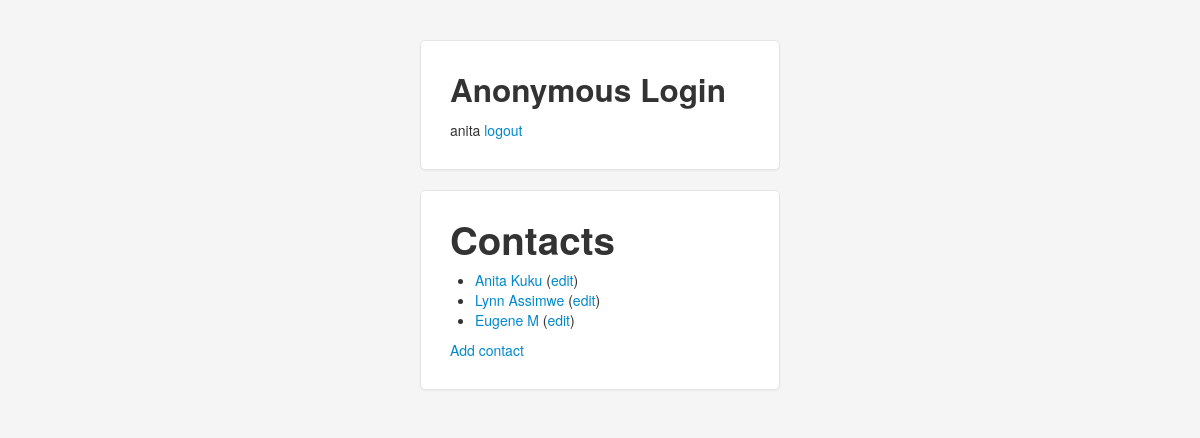
The app's page / (signed in) with its own data.
### contacts/models.py (models this page shows)
class Contact(models.Model):
    first_name = models.CharField(
        max_length=255,
    )
    last_name = models.CharField(
        max_length=255,
    )
    email = models.EmailField()
    owner = models.ForeignKey(User)
    def __str__(self):
        return ' '.join([
            self.first_name,
            self.last_name,
        ])
    def get_absolute_url(self):
        return reverse('contacts-view', kwargs={'pk': self.id})

### contacts/views.py (the view)
# urls.py: url(r'^$', contacts.views.ListContactView.as_view(),
class ListContactView(LoggedInMixin, ListView): #a view that presents a list of contacts in the database
    model = Contact
    template_name = 'contact_list.html'
    def get_queryset(self):
        return Contact.objects.filter(owner=self.request.user)

### contacts/views.py (called while the page is built)
    @method_decorator(login_required)
    def dispatch(self, *args, **kwargs):
        return super(LoggedInMixin, self).dispatch(*args, **kwargs)

### contacts/templates/contact_list.html
{% extends "base.html" %}
{% block content %}
<div class="container">
	<form class="form-signin">
		<h1>Contacts</h1>
			<ul>
				{% for contact in object_list %}
					<li class="contact">
					<a href="{{ contact.get_absolute_url }}">{{ contact }}</a>
					(<a href="{% url "contacts-edit" pk=contact.id %}">edit</a>)
					</li>
				{% endfor %}
			</ul>
		<a href="{% url "contacts-new" %}">Add contact</a>
	</form>
</div>
{% endblock %}

### contacts/templates/base.html (shortened to what this page needs)
{% load staticfiles %}
<html>
	<head>
		<link href="{% static 'bootstrap/css/bootstrap.css'%}" rel="stylesheet">
    	<link rel="stylesheet" href="{% static 'bootstrap/css/bootstrap-responsive.css' %}">
	</head>
	<body>
   			<div class="container">
   				<form class="form-signin">
						<h2 class="form-signin-heading">Anonymous Login </h2>
       					{{ user }}
       					{% if user.is_anonymous %}
       					<a class="brand" href="{% url 'django.contrib.auth.views.login' %}">login</a>
       					{% else %}
       					<a class="brand" href="{% url 'django.contrib.auth.views.logout' %}">logout</a>
       					{% endif%}
       			</form>
			</div>
    {% block content %}
    {% endblock %}

### contacts/templates/base.html (style rules this page uses)
body { padding-top: 40px; padding-bottom: 40px; background-color: #f5f5f5; }
.form-signin { max-width: 300px; padding: 19px 29px 29px; margin: 0 auto 20px; background-color: #fff; border: 1px solid #e5e5e5; -webkit-border-radius: 5px; -moz-border-radius: 5px; border-radius: 5px; -webkit-box-shadow: 0 1px 2px rgba(0,0,0,.05); -moz-box-shadow: 0 1px 2px rgba(0,0,0,.05); box-shadow: 0 1px 2px rgba(0,0,0,.05); }
.form-signin .form-signin-heading, .form-signin .checkbox { margin-bottom: 10px; }

### records on screen
Contact: first_name+last_name "Anita Kuku"
Contact: first_name+last_name "Lynn Assimwe"
Contact: first_name+last_name "Eugene M"

### other values on screen
{{ user }} "anita"
